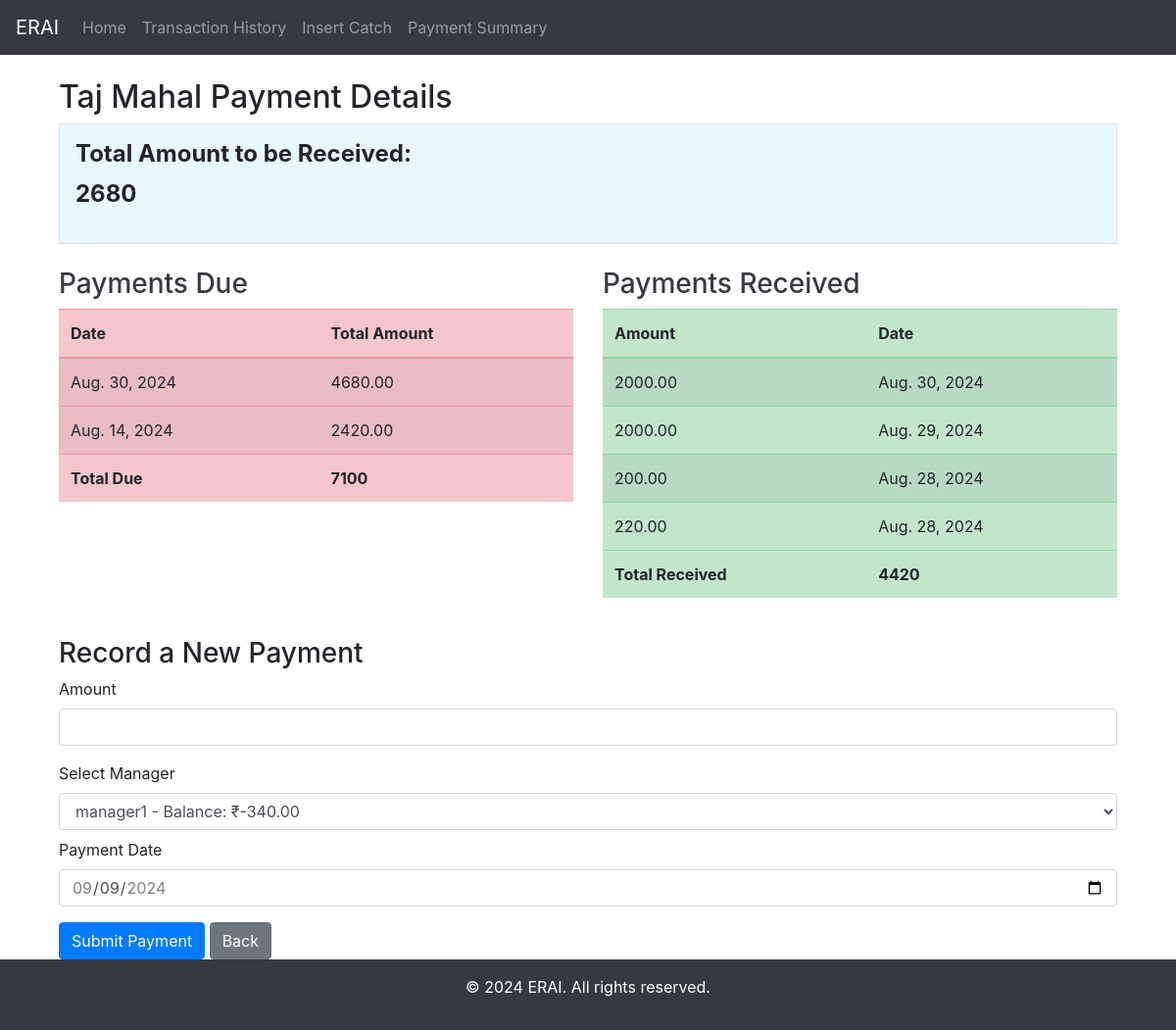
/fishermanRoyalty-detail/1/, run on the app's committed database.
### myApp/models.py (models this page shows, shortened)
class RoyaltyFisherman(models.Model):
    name = models.CharField(max_length=255)
    phone_number = models.CharField(max_length=15)

class PaymentRoyalty(models.Model):
    fisherman = models.ForeignKey(RoyaltyFisherman, on_delete=models.CASCADE)
    amount = models.DecimalField(max_digits=10, decimal_places=2)
    catch = models.ForeignKey(CatchRoyalty, on_delete=models.CASCADE, default=1)
    payment_date = models.DateField()

class PaymentRoyaltyReceived(models.Model):
    fisherman = models.ForeignKey(RoyaltyFisherman, on_delete=models.CASCADE)
    amount = models.DecimalField(max_digits=10, decimal_places=2)
    payment_date = models.DateField()
    manager = models.ForeignKey(Manager, null=True, blank=True, on_delete=models.DO_NOTHING)

### myApp/views.py (the view, shortened to what this page needs)
# urls.py: path('fishermanRoyalty-detail/<int:pk>/', fishermanRoyalty_detail, name='fishermanRoyalty_detail'),
def fishermanRoyalty_detail(request, pk):
    managers = Manager.objects.all()
    fishermanRoyalty = get_object_or_404(RoyaltyFisherman, pk=pk)
    payments_due = PaymentRoyalty.objects.filter(fisherman=fishermanRoyalty).order_by('-payment_date')
    payments_received = PaymentRoyaltyReceived.objects.filter(fisherman=fishermanRoyalty).order_by('-payment_date')
    payments_due_grouped = defaultdict(lambda: {'total': 0, 'details': []})
    for payment in payments_due:
        payments_due_grouped[payment.payment_date]['total'] += payment.amount
        payments_due_grouped[payment.payment_date]['details'].append({
            'catch': payment.catch,
            'amount': payment.amount,
            'payment_date': payment.payment_date
        })
    total_due = payments_due.aggregate(Sum('amount'))['amount__sum'] or 0
    total_received = payments_received.aggregate(Sum('amount'))['amount__sum'] or 0
    total_to_be_received = total_due - total_received
    context = {
        'fishermanRoyalty': fishermanRoyalty,
        'payments_due_grouped': dict(payments_due_grouped),
        'payments_received': payments_received,
        'total_due': total_due,
        'total_received': total_received,
        'total_to_be_received': total_to_be_received,
        'managers':managers
    }
    return render(request, 'fishermanRoyalty_detail.html', context)

### myApp/templates/fishermanRoyalty_detail.html (shortened to what this page needs)
{% extends 'base.html' %}
{% block content %}
<div class="container">
    <h2>{{ fishermanRoyalty.name }} Payment Details</h2>
    <div class="border p-3 mb-4" style="background-color: #e9f7fe;">
        <h4 class="font-weight-bold">Total Amount to be Received:</h4>
        <p class="font-weight-bold" style="font-size: 1.5rem;">{{ total_to_be_received }}</p>
    </div>
    <div class="row">
        <div class="col-md-6">
            <h3 class="text-danger">
                <a href="#paymentsDueTable" data-toggle="collapse" aria-expanded="true" class="text-dark">
                    Payments Due
                </a>
            </h3>
            <div id="paymentsDueTable" class="collapse show">
                <table class="table table-striped table-danger">
                    <thead>
                        <tr>
                            <th>Date</th>
                            <th>Total Amount</th>
                        </tr>
                    </thead>
                    <tbody>
                        {% for date, data in payments_due_grouped.items %}
                        <tr data-toggle="collapse" data-target="#dueDetails{{ forloop.counter }}" aria-expanded="false" aria-controls="dueDetails{{ forloop.counter }}">
                            <td>{{ date }}</td>
                            <td>{{ data.total }}</td>
                        </tr>
                        {% endfor %}
                    </tbody>
                    <tfoot>
                        <tr>
                            <th>Total Due</th>
                            <th>{{ total_due }}</th>
                        </tr>
                    </tfoot>
                </table>
            </div>
        </div>
        <div class="col-md-6">
            <h3 class="text-success">
                <a href="#paymentsReceivedTable" data-toggle="collapse" aria-expanded="true" class="text-dark">
                    Payments Received
                </a>
            </h3>
            <div id="paymentsReceivedTable" class="collapse show">
                <table class="table table-striped table-success">
                    <thead>
                        <tr>
                            <th>Amount</th>
                            <th>Date</th>
                        </tr>
                    </thead>
                    <tbody>
                        {% for payment in payments_received %}
                        <tr>
                            <td>{{ payment.amount }}</td>
                            <td>{{ payment.payment_date }}</td>
                        </tr>
                        {% endfor %}
                    </tbody>
                    <tfoot>
                        <tr>
                            <th>Total Received</th>
                            <th>{{ total_received }}</th>
                        </tr>
                    </tfoot>
                </table>
            </div>
        </div>
    </div>
    <h3 class="mt-4">Record a New Payment</h3>
    <form method="post" onsubmit="return validateAmount()">
        <div class="form-group">
            <label for="amount">Amount</label>
            <input type="number" step="0.01" class="form-control" id="amount" name="amount" min="1.00" max="{{ total_to_be_received }}" required>
        </div>
        <div class="form-group mb-2">
            <label for="manager" class="mr-2">Select Manager</label>
            <select id="manager" name="manager" class="form-control" required>
                {% for manager in managers %}
                    <option value="{{ manager.id }}">{{ manager.user.username }} - Balance: ₹{{ manager.balance }}</option>
                {% endfor %}
            </select>
        </div>
        <div class="form-group">
            <label for="payment_date">Payment Date</label>
            <input type="date" class="form-control" id="payment_date" name="payment_date" required>
        </div>
        <button type="submit" class="btn btn-primary">Submit Payment</button>
        <a href="{% url 'fishermanRoyalty_summary' %}" class="btn btn-secondary">Back</a>
    </form>
</div>
{% endblock %}

### myApp/templates/base.html (style rules this page uses)
html, body { height: 100%; margin: 0; }

### data on the page
RoyaltyFisherman: name "Taj Mahal"
PaymentRoyalty: payments_due_grouped "Aug. 30, 2024"
PaymentRoyalty: payments_due_grouped "Aug. 14, 2024"
PaymentRoyaltyReceived: amount "2000.00", payment_date "Aug. 30, 2024"
PaymentRoyaltyReceived: amount "2000.00", payment_date "Aug. 29, 2024"
PaymentRoyaltyReceived: amount "200.00", payment_date "Aug. 28, 2024"
PaymentRoyaltyReceived: amount "220.00", payment_date "Aug. 28, 2024"

### other printed values
{{ total_to_be_received }} "2680"
{{ data.total }} "4680.00" "2420.00"
{{ total_due }} "7100"
{{ total_received }} "4420"
form field manager "manager1 - Balance: ₹-340.00"
